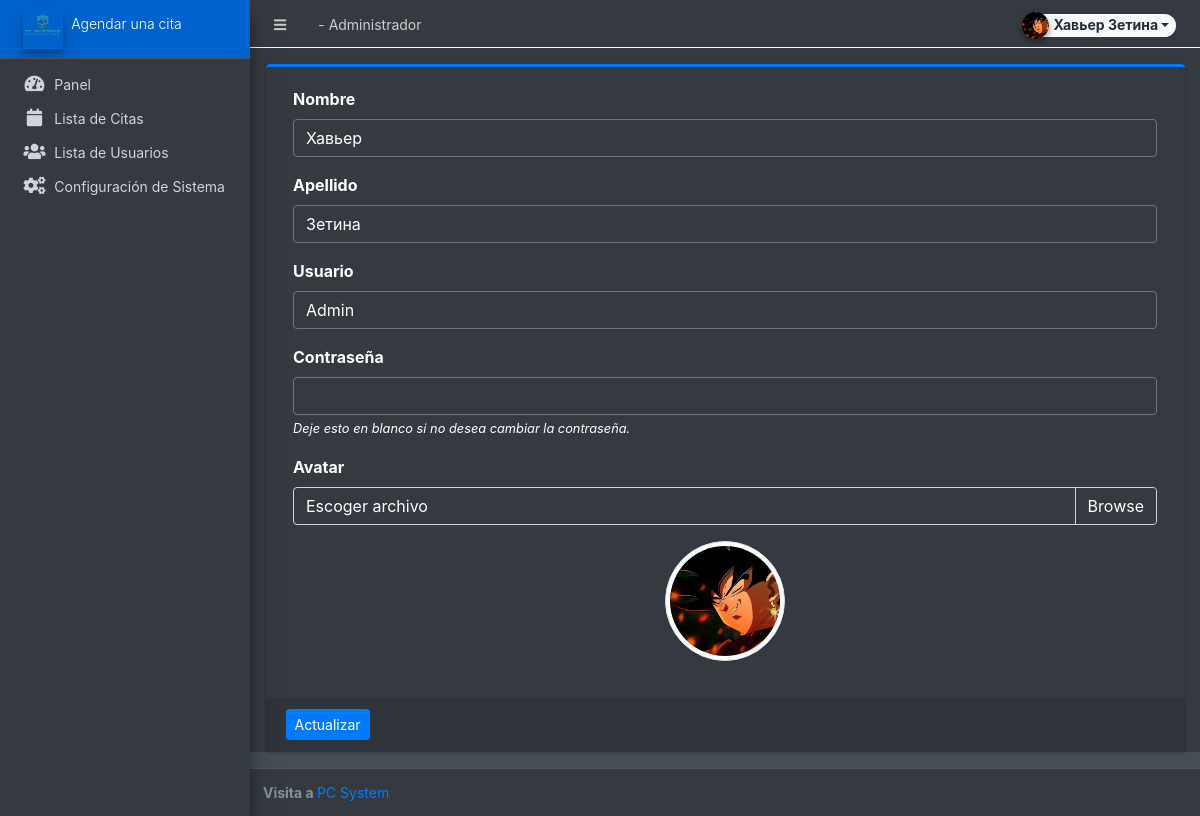
The app's page /admin/?page=user (signed in) with its own data.
### tables this page shows
CREATE TABLE `users` (
  `id` int(50) NOT NULL,
  `firstname` varchar(250) NOT NULL,
  `lastname` varchar(250) NOT NULL,
  `username` text NOT NULL,
  `password` text NOT NULL,
  `avatar` text DEFAULT NULL,
  `last_login` datetime DEFAULT NULL,
  `type` tinyint(1) NOT NULL DEFAULT 0,
  `date_added` datetime NOT NULL DEFAULT current_timestamp(),
  `date_updated` datetime DEFAULT NULL ON UPDATE current_timestamp()
);

### classes/DBConnection.php (called while the page is built, shortened)
<?php
class DBConnection{
    private $host = DB_SERVER;
    private $username = DB_USERNAME;
    private $password = DB_PASSWORD;
    private $database = DB_NAME;
    public $conn;
    public function __construct(){
        if (!isset($this->conn)) {
            $this->conn = new mysqli($this->host, $this->username, $this->password, $this->database);
        }
    }
}
?>

### config.php (called while the page is built, shortened)
<?php
require_once('classes/DBConnection.php');
require_once('classes/SystemSettings.php');
function validate_image($file){
	if(!empty($file)){
		if(is_file(base_app.$file)){
			return base_url.$file;
		}else{
			return base_url.'dist/img/no-image-available.png';
		}
	}else{
		return base_url.'dist/img/no-image-available.png';
	}
}
?>

### admin/user/index.php (the view, shortened to what this page needs)
<?php
$user = $conn->query("SELECT * FROM users where id ='".$_settings->userdata('id')."'");
foreach($user->fetch_array() as $k =>$v){
	$meta[$k] = $v;
}
?>
<div class="card card-outline card-primary">
	<div class="card-body">
		<div class="container-fluid">
			<form action="" id="manage-user">
				<div class="form-group">
					<label for="name">Nombre</label>
					<input type="text" name="firstname" id="firstname" class="form-control" value="<?php echo isset($meta['firstname']) ? $meta['firstname']: '' ?>" required>
				</div>
				<div class="form-group">
					<label for="name">Apellido</label>
					<input type="text" name="lastname" id="lastname" class="form-control" value="<?php echo isset($meta['lastname']) ? $meta['lastname']: '' ?>" required>
				</div>
				<div class="form-group">
					<label for="username">Usuario</label>
					<input type="text" name="username" id="username" class="form-control" value="<?php echo isset($meta['username']) ? $meta['username']: '' ?>" required  autocomplete="off">
				</div>
				<div class="form-group">
					<label for="password">Contraseña</label>
					<input type="password" name="password" id="password" class="form-control" value="" autocomplete="off">
					<small><i>Deje esto en blanco si no desea cambiar la contraseña.</i></small>
				</div>
				<div class="form-group">
					<label for="" class="control-label">Avatar</label>
					<div class="custom-file">
		              <label class="custom-file-label" for="customFile">Escoger archivo</label>
		            </div>
				</div>
				<div class="form-group d-flex justify-content-center">
					<img src="<?php echo validate_image(isset($meta['avatar']) ? $meta['avatar'] :'') ?>" alt="" id="cimg" class="img-fluid img-thumbnail">
				</div>
			</form>
		</div>
	</div>
	<div class="card-footer">
			<div class="col-md-12">
				<div class="row">
					<button class="btn btn-sm btn-primary" form="manage-user">Actualizar</button>
				</div>
			</div>
		</div>
</div>

### admin/user/index.php (style rules this page uses)
img#cimg { height: 15vh; width: 15vh; object-fit: cover; border-radius: 100% 100%; }

### records on screen
users: firstname "Хавьер", lastname "Зетина", username "Admin", avatar (picture)

### other values on screen
$_settings->userdata('firstname').' '.$_settings->userdata('lastname') "Хавьер Зетина"
$_settings->info('short_name') "Agendar una cita"
